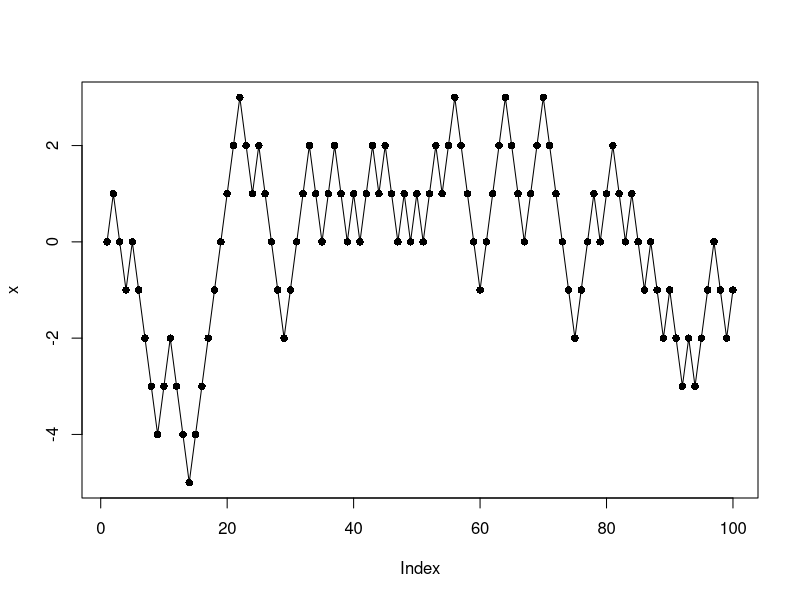

Reproduce this figure in R.

# clear history
rm(list = ls(all = TRUE))
graphics.off()

n     = 100
x     = numeric(n)              #create empty vector to hold result
x[1]  = 0                       #set first entry to 0 (is already 0)

for (i in 2:n) {
    e    = sample(c(-1,1), 1)
    x[i] = x[i-1] + e           #draw the others (2nd onwards) using the conditional distribution 
}

plot(x, type="o", pch=16)       #visualize the results
